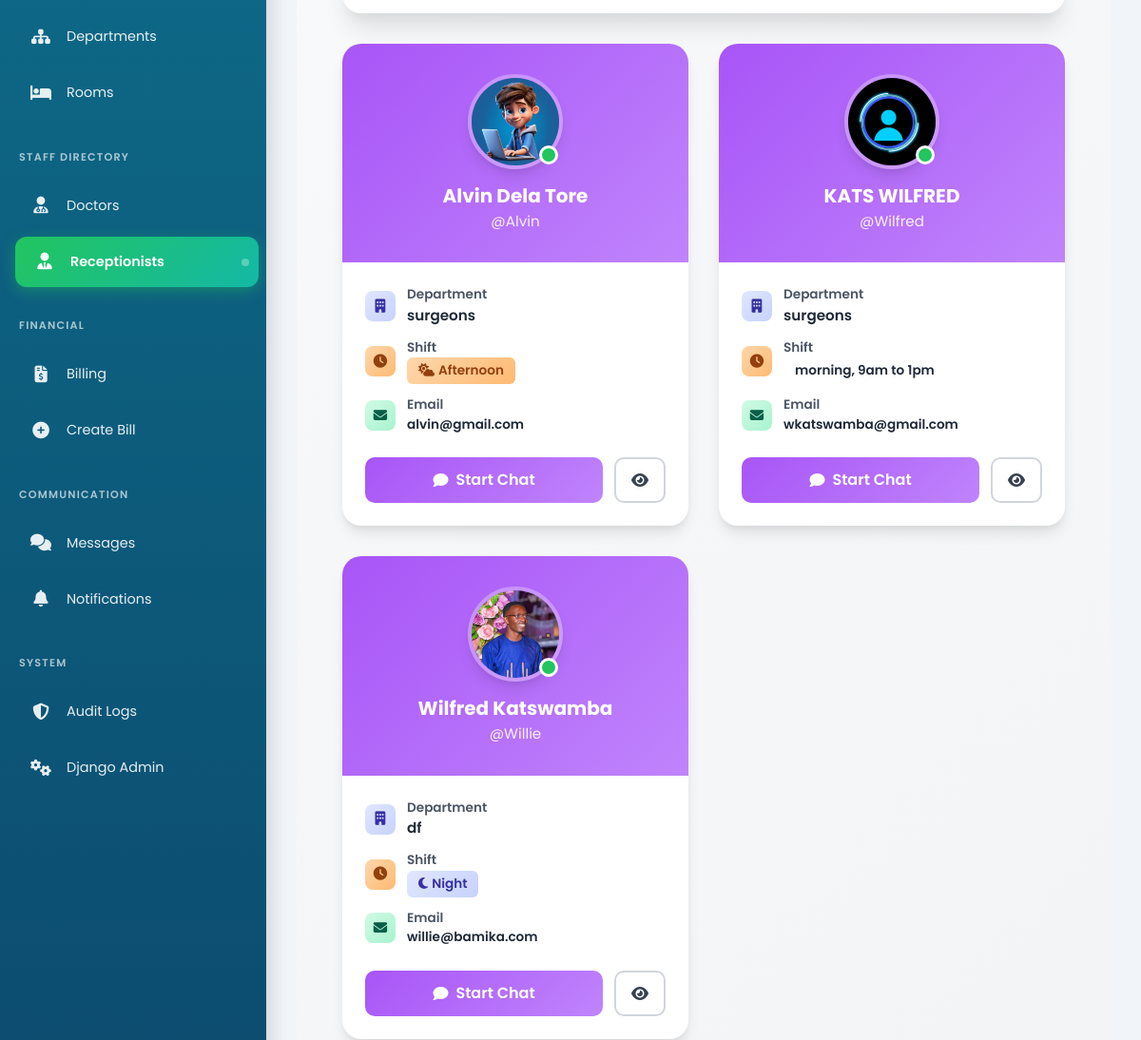
Page /management/receptionists/ (signed in, middle part) on the earlier database version.
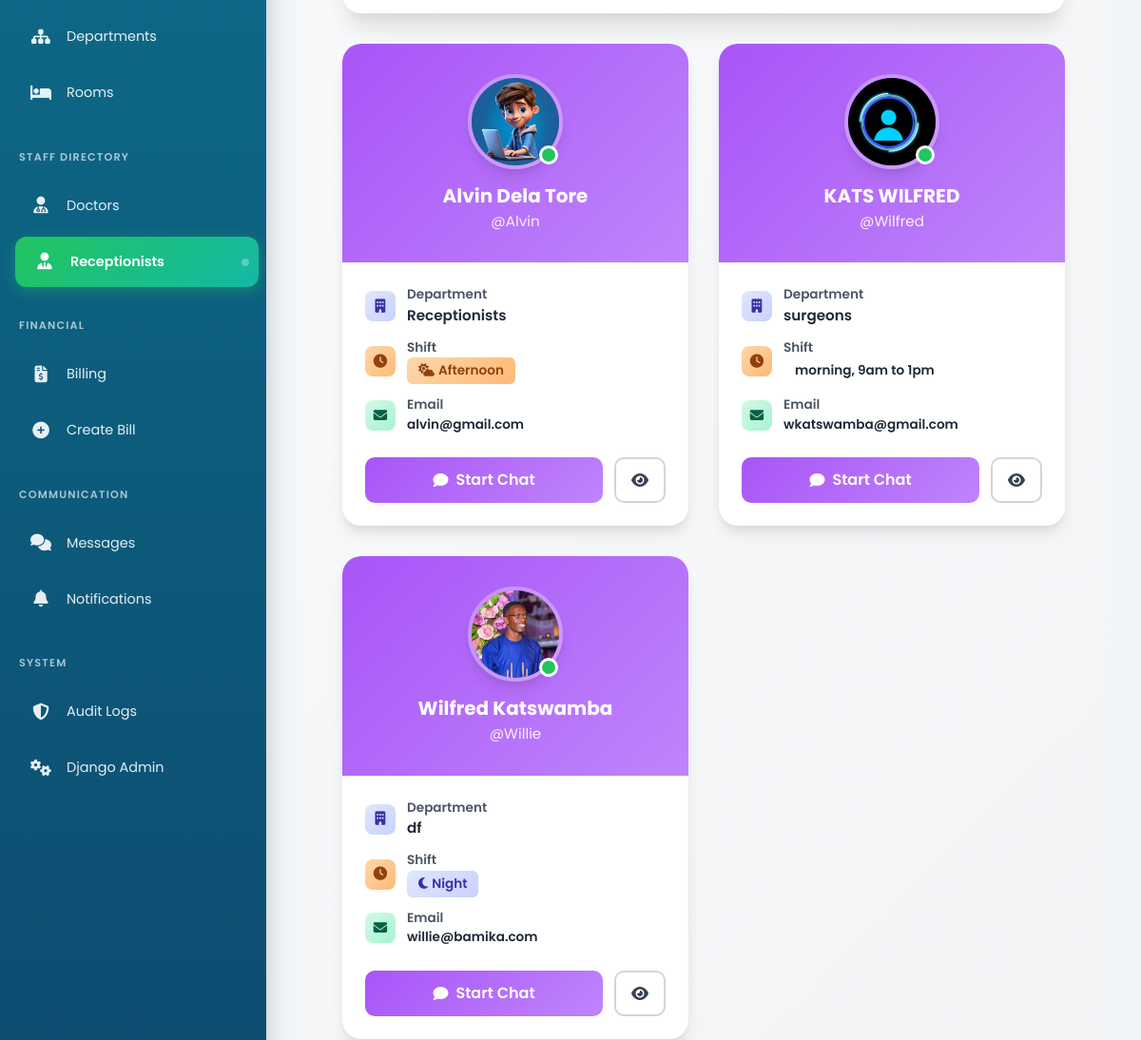
Same page on the later database version.
### receptionist/models.py (models this page shows, shortened)
class ReceptionistProfile(models.Model):
    SHIFT_CHOICES = [
        ("Morning", "Morning (8 AM - 2 PM)"),
        ("Afternoon", "Afternoon (2 PM - 8 PM)"),
        ("Night", "Night (8 PM - 8 AM)"),
    ]
    GENDER_CHOICES = [
        ('Male', 'Male'),
        ('Female', 'Female'),
        ('Other', 'Other'),
    ]
    user = models.OneToOneField(User, on_delete=models.CASCADE, related_name='receptionistprofile')
    profile_picture = models.ImageField(upload_to=get_receptionist_image_path, null=True, blank=True, default='profile_pictures/default.jpeg')
    department = models.ForeignKey(Department, on_delete=models.SET_NULL, null=True, blank=True)
    shift = models.CharField(max_length=50, choices=SHIFT_CHOICES, blank=True, null=True)
    date_of_birth = models.DateField(null=True, blank=True)
    gender = models.CharField(max_length=10, choices=GENDER_CHOICES, blank=True, null=True)
    phone_number = models.CharField(max_length=20, blank=True, null=True)
    email_address = models.EmailField(blank=True, null=True)
    emergency_contact_name = models.CharField(max_length=100, blank=True, null=True)
    emergency_contact_relationship = models.CharField(max_length=50, blank=True, null=True)
    emergency_contact_phone = models.CharField(max_length=20, blank=True, null=True)
    residential_address = models.TextField(blank=True, null=True)
    postal_code = models.CharField(max_length=20, blank=True, null=True)
    national_id_passport = models.CharField(max_length=50, blank=True, null=True, verbose_name="National ID / Passport Number")
    class Meta:
        verbose_name = "Receptionist Profile"
        verbose_name_plural = "Receptionist Profiles"

### management/models.py (models this page shows, shortened)
class Department(models.Model):
    name = models.CharField(max_length=100, unique=True, help_text="e.g., Cardiology, Orthopedics")
    description = models.TextField(blank=True, null=True)
    is_active = models.BooleanField(default=True)

### management/views.py (the view)
# urls.py: path('receptionists/', views.ReceptionistListView.as_view(), name='receptionist_list'),
@method_decorator(admin_required, name='dispatch')
class ReceptionistListView(ListView):
    model = ReceptionistProfile
    template_name = 'management/receptionist_list.html'
    context_object_name = 'receptionists'
    paginate_by = 12
    def get_queryset(self):
        queryset = ReceptionistProfile.objects.select_related('user', 'department').all()
        search_query = self.request.GET.get('search', '')
        if search_query:
            queryset = queryset.filter(
                Q(user__first_name__icontains=search_query) |
                Q(user__last_name__icontains=search_query) |
                Q(user__username__icontains=search_query)
            )
        department_id = self.request.GET.get('department', '')
        if department_id:
            queryset = queryset.filter(department_id=department_id)
        shift = self.request.GET.get('shift', '')
        if shift:
            queryset = queryset.filter(shift=shift)
        return queryset.order_by('user__first_name', 'user__last_name')
    def get_context_data(self, **kwargs):
        context = super().get_context_data(**kwargs)
        context['total_receptionists'] = ReceptionistProfile.objects.count()
        context['departments'] = Department.objects.filter(is_active=True).order_by('name')
        context['shifts'] = ReceptionistProfile.SHIFT_CHOICES
        context['search_query'] = self.request.GET.get('search', '')
        context['selected_department'] = self.request.GET.get('department', '')
        context['selected_shift'] = self.request.GET.get('shift', '')
        return context

### notifications/context_processors.py (called while the page is built)
def unread_notifications(request):
    if request.user.is_authenticated:
        count = Notification.objects.filter(recipient=request.user, is_read=False).count()
        return {'unread_notifications_count': count}
    return {}

### templates/management/receptionist_list.html (shortened to what the changed rows need)
{% extends 'base_admin.html' %}
{% load static %}
{% block content %}
<div class="receptionist-list-wrapper">
    {% if receptionists %}
        <div class="receptionists-grid">
            {% for receptionist in receptionists %}
            <div class="receptionist-card">
                <div class="receptionist-header">
                    <div class="receptionist-avatar-container">
                        <img src="{% if receptionist.profile_picture %}{{ receptionist.profile_picture.url }}{% else %}{% static 'images/default.jpeg' %}{% endif %}"
                             alt="{{ receptionist.user.get_full_name }}"
                             class="receptionist-avatar"
                             onerror="this.src='{% static 'images/default.jpeg' %}'">
                        <div class="online-indicator"></div>
                    </div>
                    <h3 class="receptionist-name">{{ receptionist.user.get_full_name }}</h3>
                    <p class="receptionist-username">@{{ receptionist.user.username }}</p>
                </div>
                <div class="receptionist-body">
                    <div class="receptionist-info">
                        <div class="info-row">
                            <div class="info-icon department">
                                <i class="fas fa-building"></i>
                            </div>
                            <div class="info-text">
                                <div class="info-label">Department</div>
                                <div class="info-value">
                                    {% if receptionist.department %}{{ receptionist.department.name }}{% else %}<span style="color: var(--gray-400);">Not assigned</span>{% endif %}
                                </div>
                            </div>
                        </div>
                        <div class="info-row">
                            <div class="info-icon shift">
                                <i class="fas fa-clock"></i>
                            </div>
                            <div class="info-text">
                                <div class="info-label">Shift</div>
                                <div class="info-value">
                                    {% if receptionist.shift %}
                                        <span class="shift-badge {{ receptionist.shift|lower }}">
                                            {% if receptionist.shift == 'Morning' %}<i class="fas fa-sun"></i>
                                            {% elif receptionist.shift == 'Afternoon' %}<i class="fas fa-cloud-sun"></i>
                                            {% elif receptionist.shift == 'Night' %}<i class="fas fa-moon"></i>
                                            {% endif %}
                                            {{ receptionist.shift }}
                                        </span>
                                    {% else %}
                                        <span style="color: var(--gray-400);">Not assigned</span>
                                    {% endif %}
                                </div>
                            </div>
                        </div>
                        <div class="info-row">
                            <div class="info-icon email">
                                <i class="fas fa-envelope"></i>
                            </div>
                            <div class="info-text">
                                <div class="info-label">Email</div>
                                <div class="info-value" style="font-size: 0.85rem; word-break: break-all;">{{ receptionist.user.email }}</div>
                            </div>
                        </div>
                    </div>
                    <div class="receptionist-actions">
                        <a href="{% url 'chat:start_chat' receptionist.user.id %}" class="btn-chat">
                            <i class="fas fa-comment"></i>
                            Start Chat
                        </a>
                        <a href="#" class="btn-profile" title="View Profile">
                            <i class="fas fa-eye"></i>
                        </a>
                    </div>
                </div>
            </div>
            {% endfor %}
        </div>
    {% endif %}
</div>
{% endblock %}

Differences in the rows shown:
changed ReceptionistProfile "Afternoon": department.name "surgeons" → "Receptionists"
